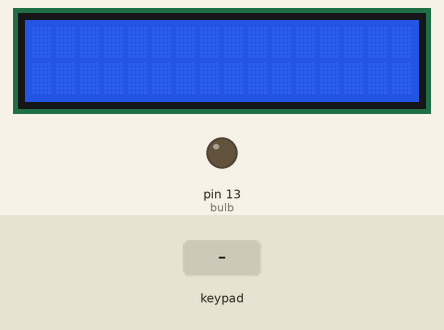
The sketch below on a simulated Arduino Uno, built with avr-gcc and run on an emulated ATmega328P. Shown: 16×2 character LCD, output pins drawn as LEDs (lit = HIGH). The inputs (shaded band) are chosen by the test bench.

Above: at 1.2 s.
1.3 s: keypad keys 1 A 2 B 3 C # pressed 0.4 s apart
At 4.1 s:
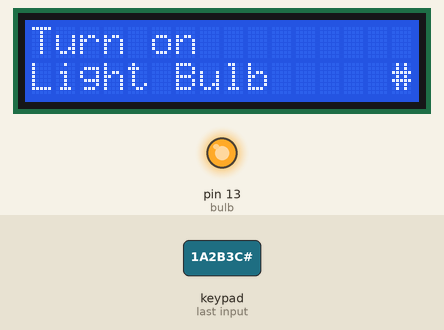
5.6 s: key '*' pressed
At 6.6 s:
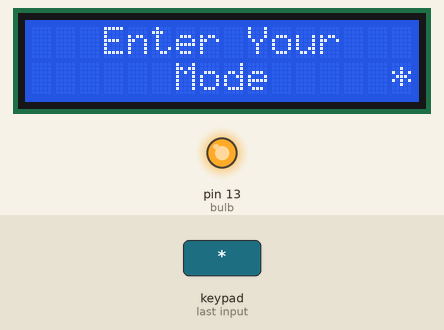
7.1 s: keypad keys A B C D 1 2 3 4 # pressed 0.4 s apart
At 11.6 s:
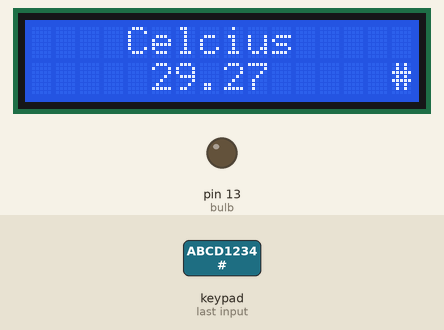
12.2 s: key '#' pressed
At 12.9 s:
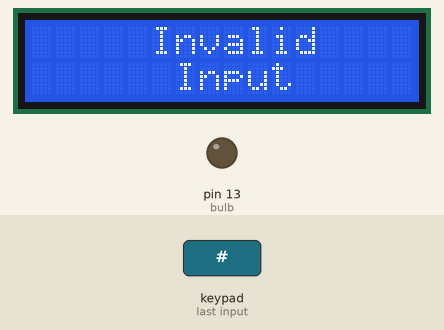
13.7 s: keypad keys 1 1 1 0 9 8 * pressed 0.4 s apart
At 14.6 s:
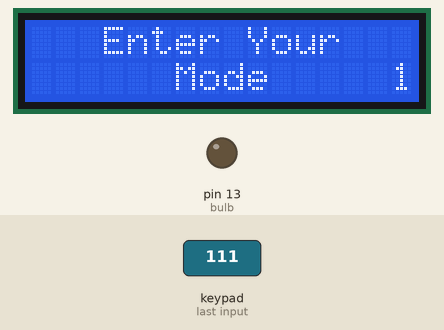
18.0 s: keypad keys 1 3 9 7 2 2 D pressed 0.4 s apart
At 21.5 s:
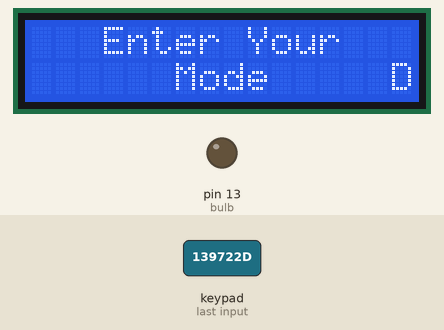
Timing chart, 0 to 23.0 s (numbered marks = the images above; inputs shaded):
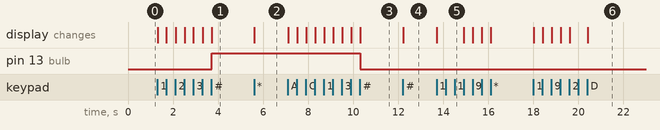

The sketch:

lab6_keypad.ino
```cpp
#include <LiquidCrystal.h>
#include <Keypad.h>

const int bulb = 13; // pin of lightbulb
const int temperature = A5; // pin of temperature sensor

const String password_1 = "1A2B3C"; // change your password here
const String password_2 = "ABCD1234"; // change your password here
String input_password;

// FOR LCD
LiquidCrystal lcd(A0,A1,A2,A3,A4,2); // setup pins of lcd

//FOR KEYPAD
const byte rows = 4; //four rows
const byte cols = 4; //four columns
char keys[rows][cols] = {
  {'1','2','3','A'},
  {'4','5','6','B'},
  {'7','8','9','C'},
  {'*','0','#','D'}
};
byte rowPins[rows] = {11,10,9,8}; //connect to the row pinouts of the keypad
byte colPins[cols] = {7,6,5,4}; //connect to the column pinouts of the keypad
Keypad keypad = Keypad(makeKeymap(keys), rowPins, colPins, rows, cols );
//

void setup()
{
    pinMode(bulb, OUTPUT); // setup light bulb
    lcd.begin(16,2); // setup lcd
    Serial.begin(9600); // setup serial
}

void loop() {
    char key = keypad.getKey(); //gets the input from the keypad
    if (key != NO_KEY){
        DefaultLCD(); // prints enter your mode into the LCD
        lcd.print(key); // prints the keypad input into the LCD
        // Serial.println(key); // prints keypad inputs to serial monitor
        if (key == '*'){ // * clears the input of kepayd
           String input_password = ""; // reset the inputted password
        }
        else if (key == '#'){ // # is like the submit button
            if(input_password == password_1){ // mode 1
                Lightbulb();
            }
            else if(input_password == password_2){ // mode 2
                Off_Bulb();
              	Celcius();
            }
            else{
              	Off_Bulb();
                Invalid_Input();
            }
            input_password = ""; // reset the input password
        }
        else {
            input_password += key; // append new character to input password string
        }
    }
}

void DefaultLCD(){ // shows "Enter Your Mode" to LCD
    lcd.setCursor(0,0);
    lcd.print("   Enter Your    ");
    lcd.setCursor(0,1);
    lcd.print("      Mode     ");
}

void Invalid_Input(){ // shows "invalid input" to LCD
    lcd.setCursor(0,0);
    lcd.print("     Invalid    ");
    lcd.setCursor(0,1);
    lcd.print("      Input     ");
}

void Lightbulb(){
    digitalWrite(bulb, 1); // turns on the bulb
    lcd.setCursor(0,0);
    lcd.print("Turn on       ");
    lcd.setCursor(0,1);
    lcd.print("Light Bulb    ");
}

void Off_Bulb(){
    digitalWrite(bulb, 0); // turns off the bulb
}

void Celcius(){
    int Temp = analogRead(temperature); // gets value from temp sensor
    float volts = (Temp / 965.0) * 5;  // https://www.javatpoint.com/arduino-temperature-sensor
    float celcius = (volts - 0.5) * 100;  // https://www.javatpoint.com/arduino-temperature-sensor
    lcd.setCursor(0,0);
    lcd.print("    Celcius   ");
    lcd.setCursor(0,1);
    lcd.print("              "); // clears the LCD
    lcd.setCursor(5,1);
    lcd.print(celcius);
}
```

Measured:
- after the input at 1.3 s, pin 13 (bulb): LOW → HIGH after 2.4 s; the display: first changes at once (image 1 shows a later state)
- after the input at 5.6 s, the display: changes at once (image 2)
- after the input at 7.1 s, pin 13 (bulb): HIGH → LOW after 3.2 s; the display: first changes at once (image 3 shows a later state)
- after the input at 12.2 s, the display: changes at once (image 4)
- after the input at 13.7 s, the display: changes at once (image 5)
- after the input at 18.0 s, the display: first changes at once (image 6 shows a later state)
